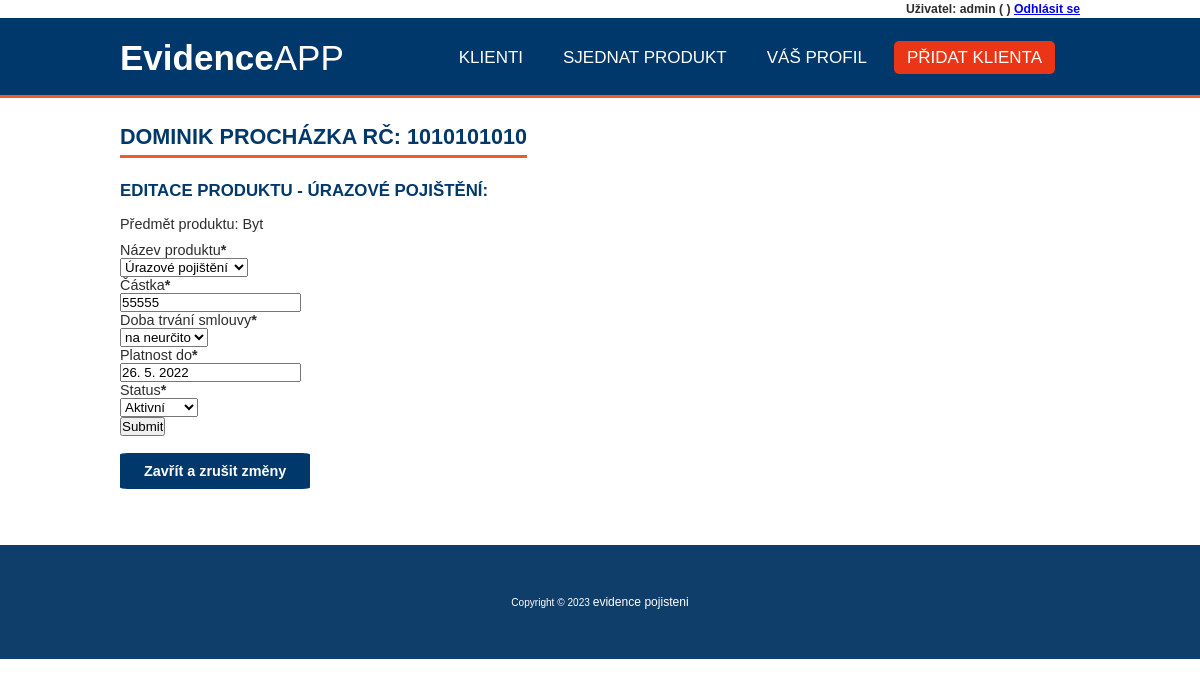
The app's page /update_produkt/28 (signed in), older data.
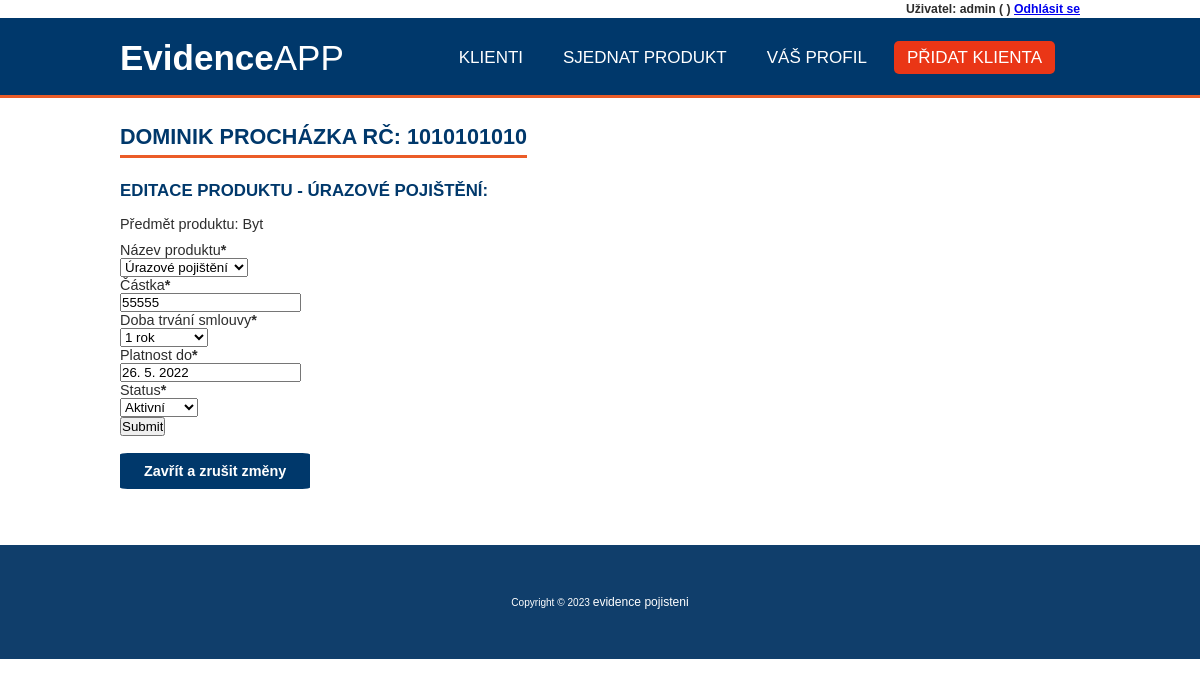
The same page, newer data.
### evidence_pojisteni/models.py (models this page shows, shortened)
class Produkty(models.Model):
    VYBER_PRODUKTU = (
    ('Pojištění majetku','Pojištění majetku'),
    ('Úrazové pojištění','Úrazové pojištění'),
    ('Cestovní pojištění','Cestovní pojištění'),
    )
    STATUS = (
        ('aktivní', 'Aktivní'),
        ('neaktivní', 'Neaktivní'),
    )
    DOBA_TRVANI = (
        ('1 rok', '1 rok'),
        ('2 roky', '2 roky'),
        ('Na neurčito', 'na neurčito'),
    )
    klient = models.ForeignKey(Klient, null=True, on_delete=models.SET_NULL)
    nazev_produktu = models.CharField(
        max_length=80,
        choices=VYBER_PRODUKTU,
        null=True,
        verbose_name='Název produktu')
    predmet = models.CharField(max_length=80, null=True, verbose_name='Předmět produktu')
    castka = models.CharField(max_length=10, validators=[only_int], null=True, verbose_name='Částka')
    doba_trvani = models.CharField(
        max_length=80,
        null=True,
        choices=DOBA_TRVANI,
        verbose_name='Doba trvání smlouvy',
        )
    platnost_od = models.CharField(max_length=20,null=True, verbose_name='Platnost od')
    platnost_do = models.CharField(max_length=20,null=True, verbose_name='Platnost do')
    date_created = models.DateTimeField(auto_now_add=True, null=True, verbose_name='Datum registrace')
    status = models.CharField(
        max_length=32,
        choices=STATUS,
        null=True,
        default='aktivni',
        verbose_name='Status',
    )
    class Meta:
            verbose_name="Produkt"
            verbose_name_plural="Produkty"

class Klient(models.Model):
    user = models.OneToOneField(User, null=True, on_delete=models.CASCADE)
    jmeno = models.CharField(max_length=200, null=True, verbose_name='Jméno')
    prijmeni = models.CharField(max_length=180, null=True, verbose_name='Příjmení')
    rodne_cislo = models.CharField(max_length=10, validators=[rodne_cislo], null=True, unique=True, verbose_name='Rodné číslo')
    ulice = models.CharField(max_length=180, null=True, verbose_name='Ulice')
    cislo_popisne = models.CharField(max_length=15, null=True, verbose_name='Číslo popisné')
    psc = models.CharField(max_length=5, validators=[psc], null=True, verbose_name='PSČ')
    mesto = models.CharField(max_length=120, null=True, verbose_name='Město')
    e_mail = models.EmailField(max_length=120, null=True, unique=True, verbose_name='E-mail')
    telefon = models.CharField(max_length=9,validators=[telefon], null=True, unique=True, verbose_name='Telefon')
    date_created = models.DateTimeField(auto_now_add=True, null=True, verbose_name='Datum registrace')
    def __str__(self):
        return  f"{self.jmeno} {self.prijmeni} RČ: {self.rodne_cislo}"
    class Meta:
            verbose_name="Klient"
            verbose_name_plural="Klienti"

### evidence_pojisteni/decorators.py (the view)
        def wrapper_func(request, *args, **kwargs):
            group = None
            if request.user.groups.exists():
                group = request.user.groups.all()[0].name
            if group in allowed_roles:
                return view_func(request, *args, **kwargs)
            else:
                return HttpResponse('Pro zobrazení dané stránky nemáš oprávnění')

### evidence_pojisteni/forms.py
class ProduktFormUpgrade(ModelForm):
    class Meta:
        model = Produkty
        fields = '__all__'
        exclude = ['nazev_pojisteni', 'klient', 'predmet', 'platnost_od']

### evidence_pojisteni/views.py (called while the page is built)
@login_required(login_url='login')
@allowed_users(allowed_roles=['admin'])
def updateProdukt(request, pk):
    produkt = Produkty.objects.get(pk=pk)
    form = ProduktFormUpgrade(instance=produkt)
    if request.method == 'POST':
        form = ProduktFormUpgrade(request.POST, instance=produkt)
        if form.is_valid():
            form.save()
            messages.success(request, 'Produkt byl úspěšně upraven')
            return redirect("produkt", pk = produkt.id)
    context = {'form':form, 'produkt':produkt, 'klient':klient}
    return render(request, 'evidence_pojisteni/update_produkt.html', context)

### evidence_pojisteni/templates/evidence_pojisteni/update_produkt.html (shortened to what this page needs)
{% extends "base.html" %}
{% load crispy_forms_tags %}
{% block content %}
<h2> {{ produkt.klient }} </h2>
<h3>Editace produktu - {{produkt.nazev_produktu}}:</h3>
<p>Předmět produktu: {{produkt.predmet}}</p>
<form action="" method="POST">
    {{ form|crispy }}
    <input type="submit" name="POST">
</form>
<p><button class="tlacitko1 tlacitko" onclick="history.back()">Zavřít a zrušit změny</button></p>
{% endblock %}

Row changes from the older to the newer data that the page shows:
changed Produkty "ÚRAZOVÉ POJIŠTĚNÍ": doba_trvani "na neurčito" → "1 rok"
